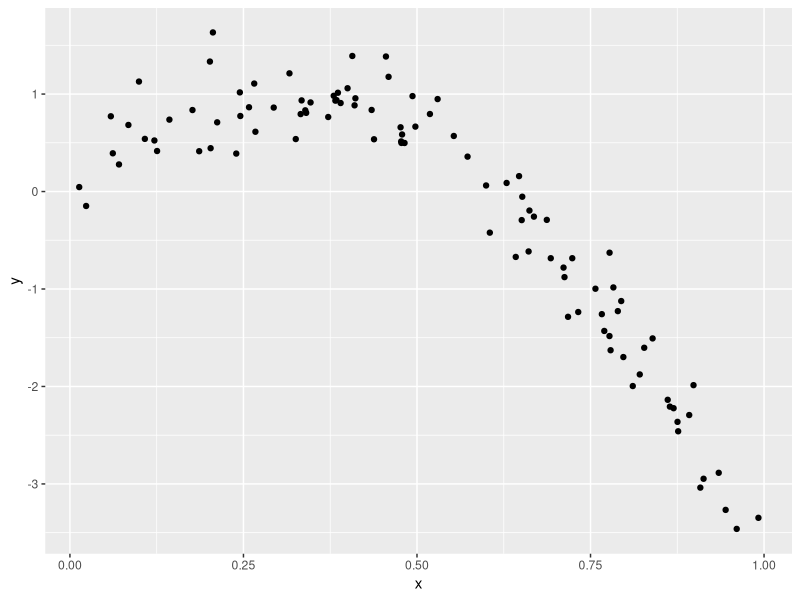
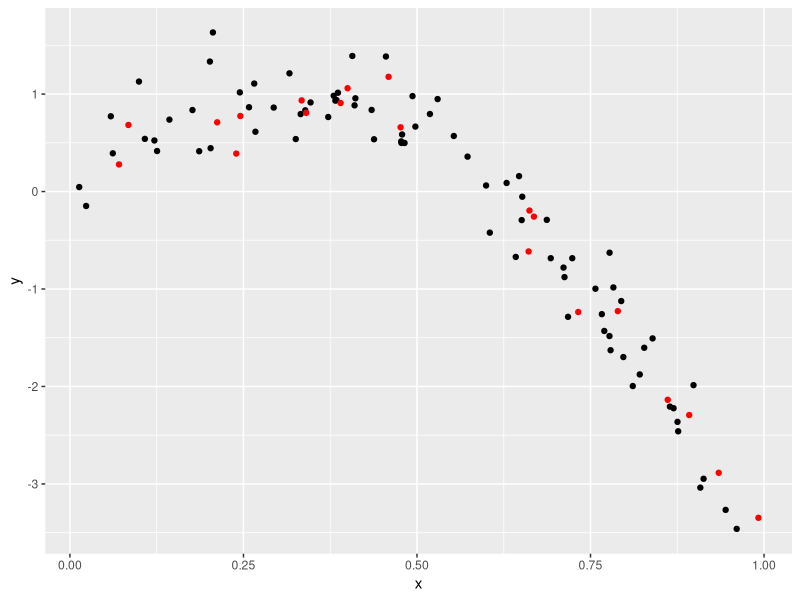
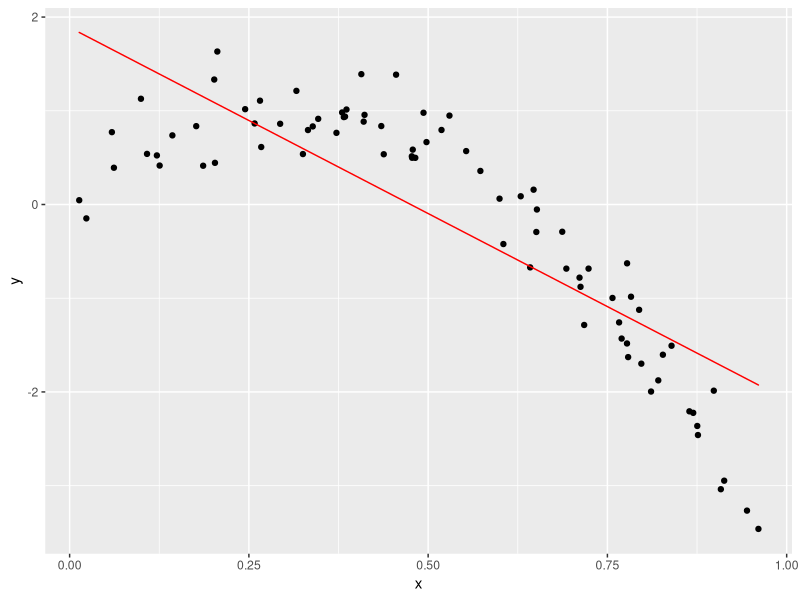
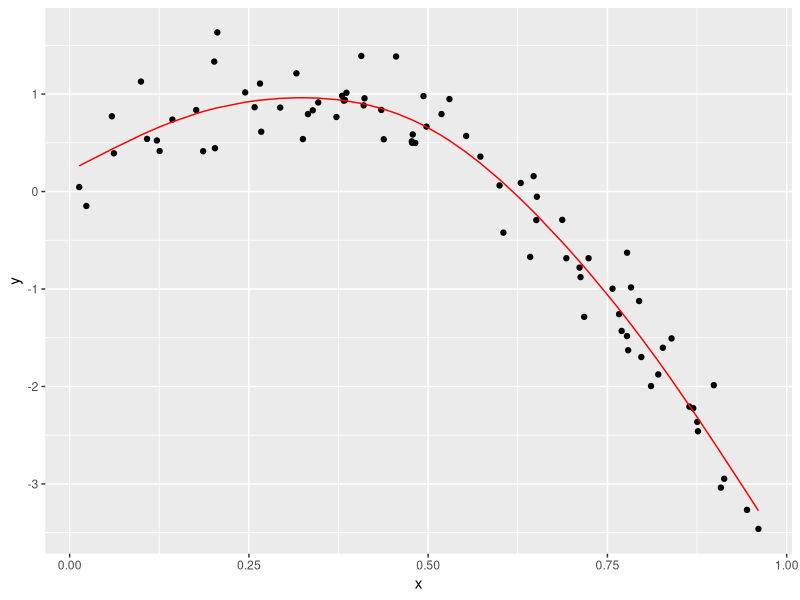
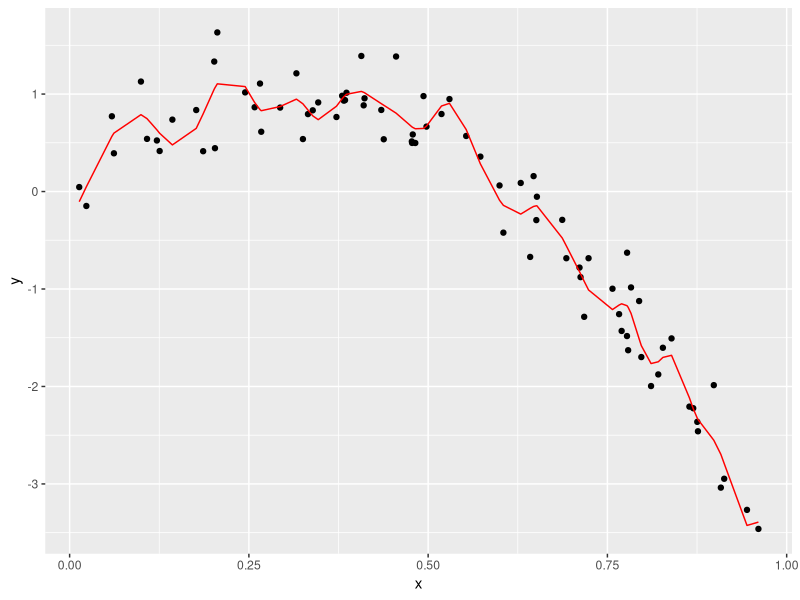

Reproduce these figures in R, in order.
## ---- chunk 1
knitr::opts_chunk$set(echo = TRUE)
## ---- chunk 2
library(tidyverse)
library(modelr)
set.seed(1)
## ---- chunk 3
nonlin_df = 
  tibble(
    id = 1:100,
    x = runif(100, 0, 1),
    y = 1 - 10* (x - .3) ^ 2 + rnorm(100, 0, 0.3)
  )

nonlin_df |> 
  ggplot(aes(x = x, y = y)) + 
  geom_point()
## ---- chunk 4
train_df = sample_n(nonlin_df, 80) 
test_df = anti_join(nonlin_df, train_df, by = "id")
## ---- chunk 5
train_df |> 
  ggplot(aes(x = x, y = y)) +
  geom_point() +
  geom_point(data = test_df, color = "red") # check
## ---- chunk 6
linear_mod = lm(y ~ x, data = train_df)
smooth_mod = mgcv::gam(y ~ s(x), data = train_df)
wiggly_mod = mgcv::gam(y ~ s(x, k = 30), sp = 10e-6, data = train_df)
## ---- chunk 7
train_df |> 
  modelr::add_predictions(linear_mod) |>
  ggplot(aes(x = x, y = y)) +
  geom_point() +
  geom_path(aes(y = pred), color = "red")

train_df |> 
  modelr::add_predictions(smooth_mod) |> 
  ggplot(aes(x = x, y = y)) + geom_point() + 
  geom_line(aes(y = pred), color = "red")

train_df |> 
  modelr::add_predictions(wiggly_mod) |> 
  ggplot(aes(x = x, y = y)) + geom_point() + 
  geom_line(aes(y = pred), color = "red")
## ---- chunk 8
rmse(linear_mod, train_df)
rmse(smooth_mod, train_df)
rmse(wiggly_mod, train_df) # lowest rmse -> best fit

rmse(linear_mod, test_df)
rmse(smooth_mod, test_df) # better prediction
rmse(wiggly_mod, test_df) 
